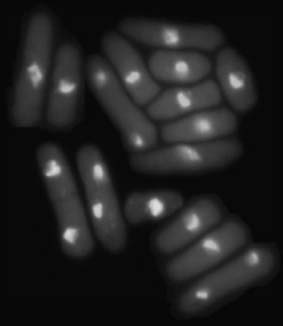
#> input picture image.7YXGM2.png, 283 x 326 px
$ python Thresholding.py
#> lines starting #> are read from the running program, lines starting #| are printed output that depends on the picture; after the words box and inside, x2 and y2 are one past the last pixel; in counts of white or black regions, pixels touching at a corner belong together
#> in main, image is the input picture: shape (326, 283, 3); min 4, max 224, mean 33.3
import cv2
import numpy as np

class Thresholding:
    def __init__(self, image):
        self.image = image

    # [70 lines left out: functions __optimal_threshold, optimal_threshold, not called in this run]


    def otsu_threshold(self):
        pass

    def spectral_threshold(self):
        pass

    def local_thresholding(self, block_size: tuple = (3, 3), a: int = 13, b: float = .9):
#> called with block_size = (3, 3), a = 13, b = 0.9
        gray_image = cv2.cvtColor(self.image, cv2.COLOR_BGR2GRAY)
        shape = gray_image.shape
#> shape = (326, 283)
        step_in_x, step_in_y = block_size[0], block_size[1]
        mean_value_of_image = np.mean(gray_image)
#> mean_value_of_image = 33.28
        new_image = np.zeros_like(gray_image)
        for r in range(0, shape[0] - step_in_x, step_in_x):
            for c in range(0, shape[1] - step_in_y, step_in_y):
                window = gray_image[r:r + step_in_x, c:c + step_in_y]
                std_of_window = np.std(window)
                new_image[r:r + step_in_x, c:c + step_in_y] = np.where(
                    (window > a * std_of_window) & (window > b * mean_value_of_image), 255, 0)
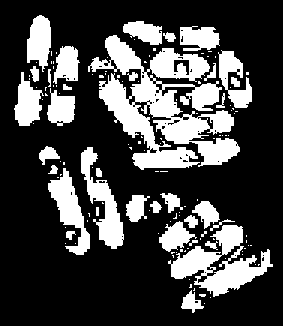
#> new_image: shape (326, 283); 26.8% white; 134 white regions (100 under 20 px), largest, box (x1, y1, x2, y2) and area: (88, 35, 240, 170) 9330, (168, 225, 273, 297) 3120, (81, 147, 124, 249) 1664

        return new_image.astype(np.uint8)

def main():
    # Example usage:
    # Read the input image
    image = cv2.imread('image.7YXGM2.png')

    # Create an instance of the Thresholding class
    thresholding = Thresholding(image)

    # Calculate the optimal threshold and get the thresholded image
    # optimal_t, thresholded_image = thresholding.optimal_threshold(initial_threshold=10)
    # print("Optimal threshold:", optimal_t)

    new = thresholding.local_thresholding()

    # Display the thresholded image
    cv2.imshow(f'Thresholded Image with value', new)
    cv2.waitKey(0)
    cv2.destroyAllWindows()


if __name__ == '__main__':
    main()

$ run again, with img.png copied over image.7YXGM2.png
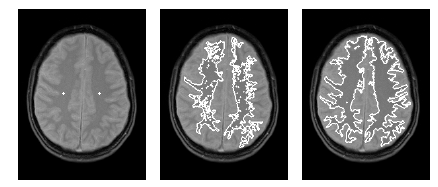
#> input picture img.png, 438 x 187 px
#> in main, image is the input picture: shape (187, 438, 3); min 0, max 255, mean 102.9
#> mean_value_of_image = 102.9
#> after the loop in local_thresholding, `for r in range(0, shape[0] - step_in_x, step_in_x):`:
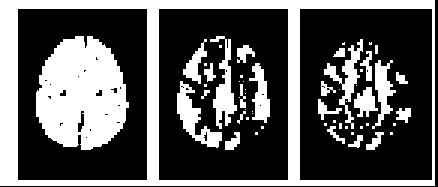
#> new_image: shape (187, 438); 35.8% white; 55 white regions (30 under 20 px), largest, box (x1, y1, x2, y2) and area: (0, 0, 435, 186) 14220, (36, 36, 129, 150) 7900, (177, 81, 222, 148) 1075

$ run again, with Brain2.pgm saved as image.7YXGM2.png
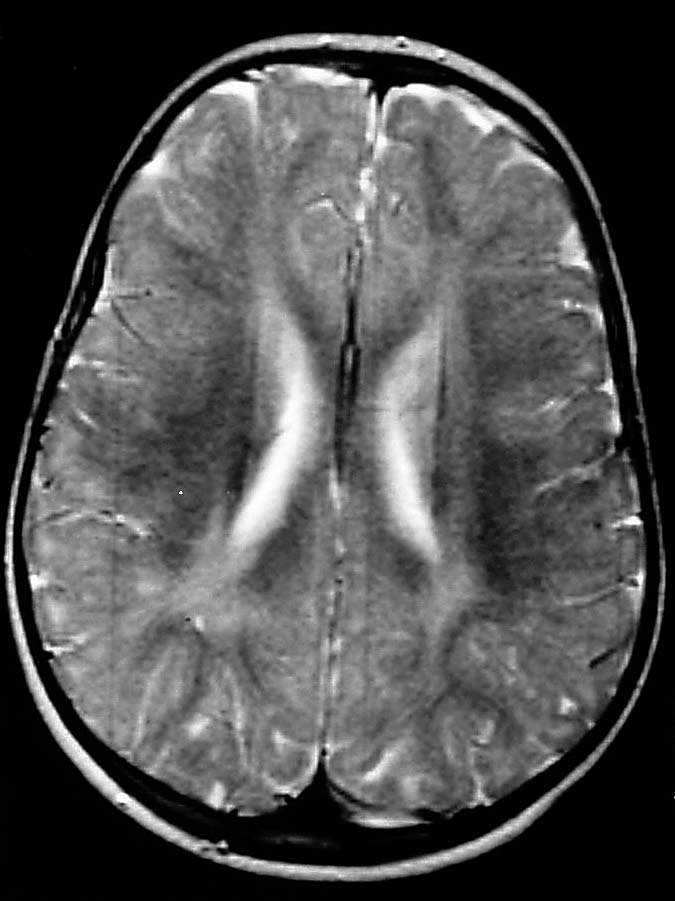
#> input picture Brain2.pgm, 675 x 901 px
#> in main, image is the input picture: shape (901, 675, 3); min 0, max 255, mean 77.9
#> mean_value_of_image = 77.86
#> after the loop in local_thresholding, `for r in range(0, shape[0] - step_in_x, step_in_x):`:
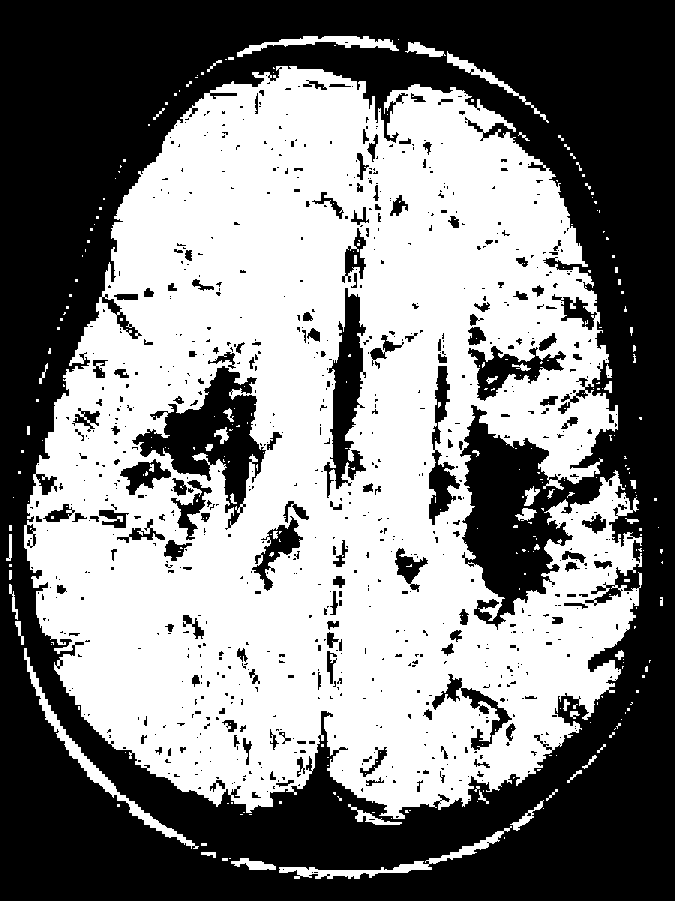
#> new_image: shape (901, 675); 50.7% white; 842 black regions (674 under 20 px), largest, box (x1, y1, x2, y2) and area: (0, 0, 675, 901) 263449, (132, 366, 266, 530) 8057, (324, 288, 366, 498) 4153
